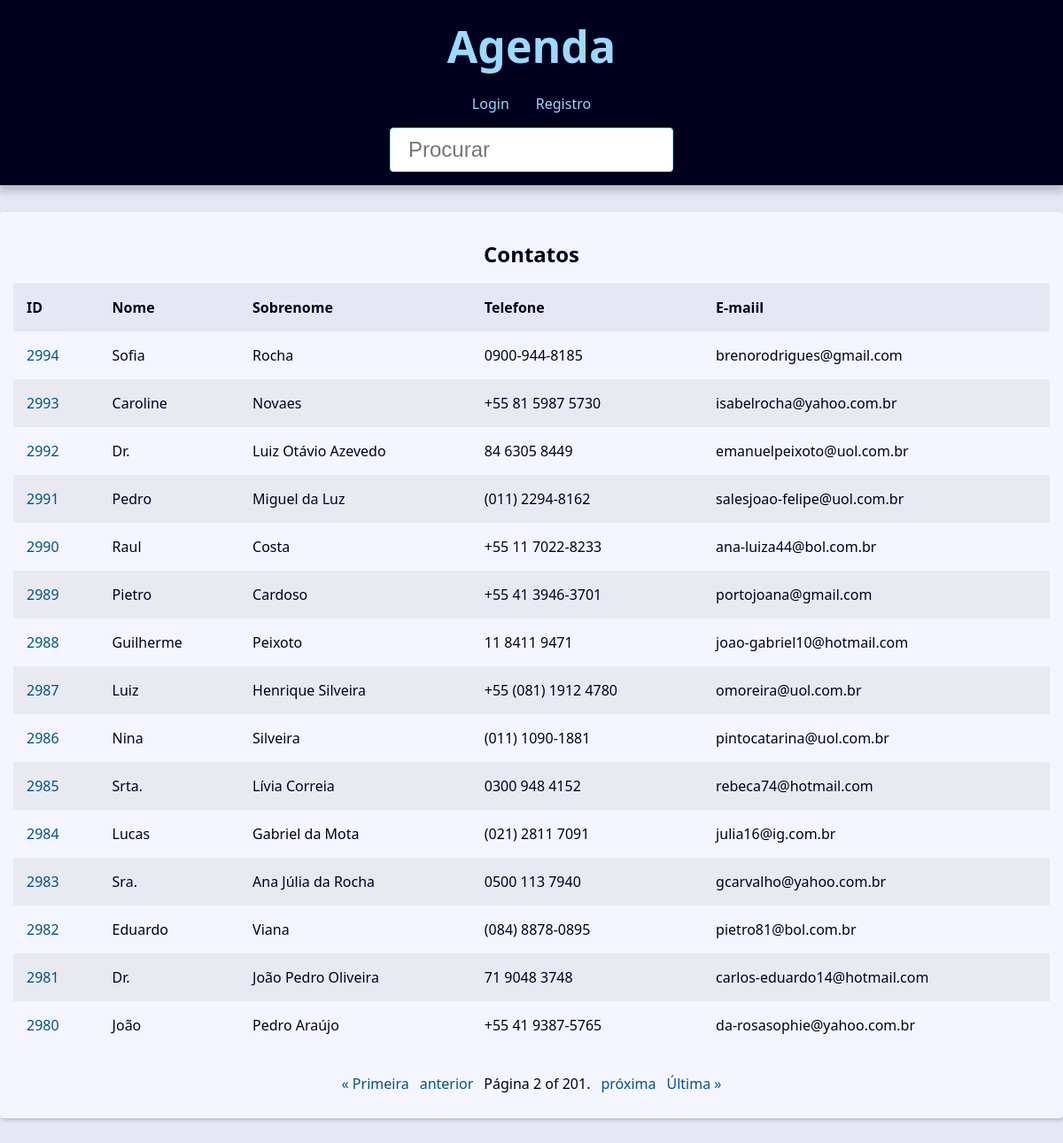
The page /?page=2&q= on the database its author committed.
### contato/models.py (models this page shows, shortened)
class Contato(models.Model):
    primeiro_nome = models.CharField(verbose_name='Nome', max_length=100)
    segundo_nome = models.CharField(max_length=150, verbose_name='Sobrenome')
    telefone = models.CharField(max_length=50)
    email = models.EmailField(max_length=256, blank=True)
    data_criacao = models.DateTimeField(default=timezone.now)
    descricao = models.TextField(blank=True)
    visivel = models.BooleanField(default=True)
    imagem = models.ImageField(blank=True, upload_to='imagens/%Y/%m/')
    categoria = models.ForeignKey(Categoria,
                                  on_delete=models.SET_NULL,
                                  blank=True, null=True)
    owner = models.ForeignKey(
        User,
        on_delete=models.SET_NULL,
        blank=True, null=True
    )

### contato/views/contato_view.py (the view)
# urls.py: path('', index, name="index"),
def index(request):
    contatos = Contato.objects.all().filter(visivel=True).order_by('-id')
    paginator = Paginator(contatos, 15)
    page_number = request.GET.get("page")
    page_obj = paginator.get_page(page_number)
    context = {
        'page_obj': page_obj,
        'site_titulo': 'Contatos '
    }
    return render(request, 'contato/index.html', context)

### contato/templates/contato/index.html
{% extends 'global/base.html' %}
{% block conteudo %}
    {% if page_obj %}
        <div class="responsive-table">
            <table class="contacts-table">
                <caption class="table-caption">
                    Contatos
                </caption>
                <thead>
                    <tr class="table-row table-row-header">
                        <th class="table-header">ID</th>
                        <th class="table-header">Nome</th>
                        <th class="table-header">Sobrenome</th>
                        <th class="table-header">Telefone</th>
                        <th class="table-header">E-maiil</th>
                    </tr>
                </thead>
                <tbody>
                    {% for contato in page_obj  %}
                        <tr class="table-row">
                            <td class="table-cel">
                                <a class="table-link" href="{% url 'contato:contato' contato.id %}"> {{ contato.id }} </a>
                            </td>
                            <td class="table-cel">
                                {{ contato.primeiro_nome }}
                            </td>
                            <td class="table-cel">
                                {{ contato.segundo_nome }}
                            </td>
                            <td class="table-cel">
                                {{ contato.telefone }}
                            </td>
                            <td class="table-cel">
                                {{ contato.email }}
                            </td>
                        </tr>
                    {% endfor %}
                </tbody>
            </table>
        </div>
    {% else %}
    <div class="sigle-contact">
        <h1 class="sigle-contact-name">
            Não foi possível encontar
        </h1>
    </div>
    {% endif %}
{% endblock conteudo %}

### base_static/global/css/style.css (style rules this page uses)
:root { --spacing: 1.5rem; --link-dark-color: rgb(0, 83, 134); --link-light-color: rgb(156, 217, 255); --clr-white: rgb(245, 245, 255); --clr-black: rgb(0, 0, 30); --clr-light-gray: rgb(230, 230, 245); --clr-dark-shadow-5: rgba(0, 0, 10, 5%); --clr-dark-shadow-10: rgba(0, 0, 10, 10%); --clr-dark-shadow-20: rgba(0, 0, 10, 20%); --clr-light-shadow-5: rgba(200, 200, 255, 5%); --clr-light-shadow-10: rgba(200, 200, 255, 10%); --clr-light-shadow-20: rgba(200, 200, 255, 20%); --main-page-width: 120rem; --table-min-width: 60rem; --biggest-font-size: 5rem; --bigger-font-size: 4rem; --big-font-size: 3.2rem; --medium-font-size: 2.4rem; --small-font-size: 1.6rem; --smaller-font-size: 1.4rem; --smallest-font-size: 1.2rem; --transition-fast: 300ms; --transition-medium: 600ms; --transition-slow: 1s; --default-border-radius: 4px; }
*, *::before, *::after { margin: 0; padding: 0; box-sizing: border-box; }
html { font-size: 62.5%; }
body { font-family: system-ui, -apple-system, BlinkMacSystemFont, 'Segoe UI', Roboto, Oxygen, Ubuntu, Cantarell, 'Open Sans', 'Helvetica Neue', sans-serif; line-height: 1.5; font-size: var(--small-font-size); color: var(--clr-black); -webkit-font-smoothing: antialiased; background: var(--clr-light-gray); }
.responsive-table { width: 100%; overflow-x: auto; }
.contacts-table { width: 100%; min-width: var(--table-min-width); border-collapse: collapse; }
.table-caption { font-size: var(--medium-font-size); font-weight: bold; padding: var(--spacing); }
.table-row { text-align: left; text-overflow: ellipsis; transition: background-color var(--transition-fast) ease-in-out; }
.table-row:nth-of-type(2n) { background: var(--clr-dark-shadow-5); }
.table-row-header { background: var(--clr-light-gray); color: var(--clr-black); }
.table-cel, .table-header { padding: var(--spacing); }
.table-link { color: var(--link-dark-color); transition: color var(--transition-fast) ease-in-out; text-decoration: none; }

### rows shown on the page
Contato: id "2994", primeiro_nome "Sofia", segundo_nome "Rocha", telefone "0900-944-8185", email "brenorodrigues@gmail.com"
Contato: id "2993", primeiro_nome "Caroline", segundo_nome "Novaes", telefone "+55 81 5987 5730", email "isabelrocha@yahoo.com.br"
Contato: id "2992", primeiro_nome "Dr.", segundo_nome "Luiz Otávio Azevedo", telefone "84 6305 8449", email "emanuelpeixoto@uol.com.br"
Contato: id "2991", primeiro_nome "Pedro", segundo_nome "Miguel da Luz", telefone "(011) 2294-8162", email "salesjoao-felipe@uol.com.br"
Contato: id "2990", primeiro_nome "Raul", segundo_nome "Costa", telefone "+55 11 7022-8233", email "ana-luiza44@bol.com.br"
Contato: id "2989", primeiro_nome "Pietro", segundo_nome "Cardoso", telefone "+55 41 3946-3701", email "portojoana@gmail.com"
Contato: id "2988", primeiro_nome "Guilherme", segundo_nome "Peixoto", telefone "11 8411 9471", email "joao-gabriel10@hotmail.com"
Contato: id "2987", primeiro_nome "Luiz", segundo_nome "Henrique Silveira", telefone "+55 (081) 1912 4780", email "omoreira@uol.com.br"
Contato: id "2986", primeiro_nome "Nina", segundo_nome "Silveira", telefone "(011) 1090-1881", email "pintocatarina@uol.com.br"
Contato: id "2985", primeiro_nome "Srta.", segundo_nome "Lívia Correia", telefone "0300 948 4152", email "rebeca74@hotmail.com"
Contato: id "2984", primeiro_nome "Lucas", segundo_nome "Gabriel da Mota", telefone "(021) 2811 7091", email "julia16@ig.com.br"
Contato: id "2983", primeiro_nome "Sra.", segundo_nome "Ana Júlia da Rocha", telefone "0500 113 7940", email "gcarvalho@yahoo.com.br"
Contato: id "2982", primeiro_nome "Eduardo", segundo_nome "Viana", telefone "(084) 8878-0895", email "pietro81@bol.com.br"
Contato: id "2981", primeiro_nome "Dr.", segundo_nome "João Pedro Oliveira", telefone "71 9048 3748", email "carlos-eduardo14@hotmail.com"
Contato: id "2980", primeiro_nome "João", segundo_nome "Pedro Araújo", telefone "+55 41 9387-5765", email "da-rosasophie@yahoo.com.br"

### other values the page prints
{{ page_obj.number }} "2"
{{ page_obj.paginator.num_pages }} "201"
